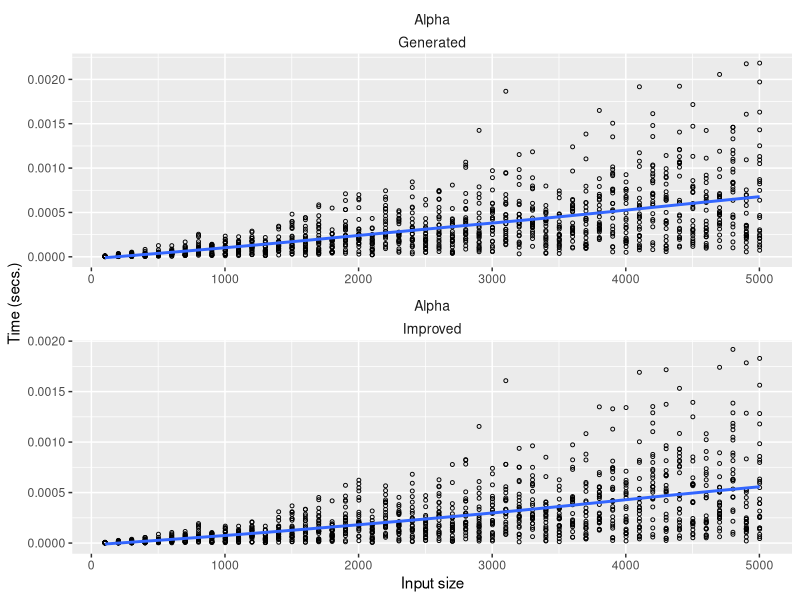
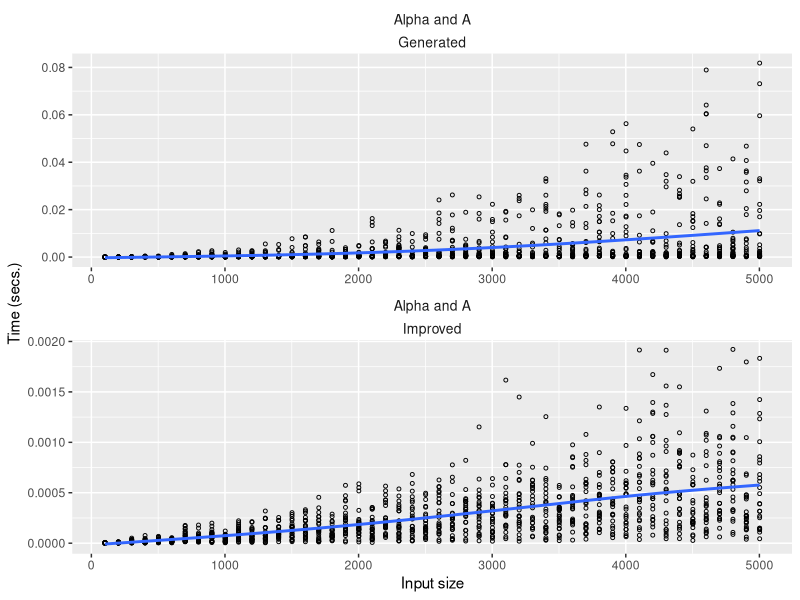
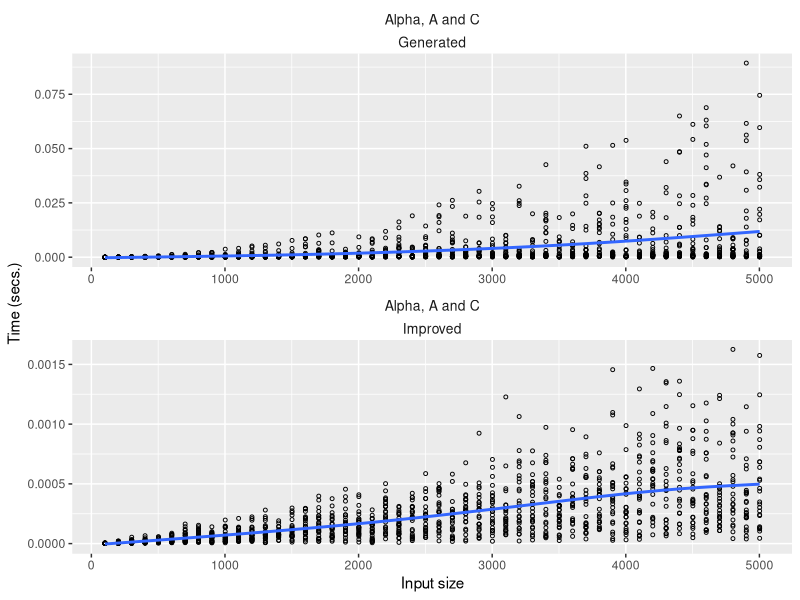
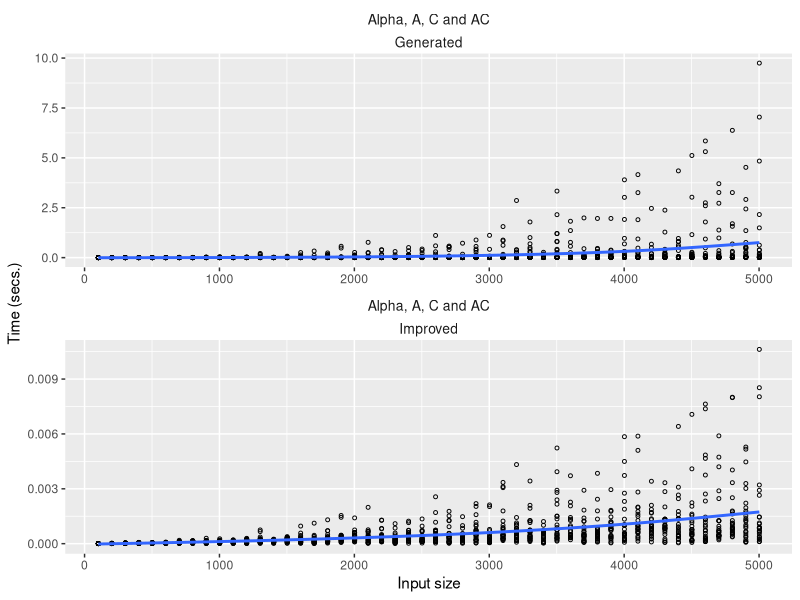

These figures' R source, in order:
library(ggplot2)
library(dplyr)

setwd('/home/wlr/Nominal-AC/Impl/Tests/test15')


experiments <- read.csv("results.csv")

alpha <- filter(experiments, set == "Alpha")
alpha_A <- filter(experiments, set == "Alpha and A")
alpha_A_C <- filter(experiments, set == "Alpha, A and C")
alpha_A_C_AC <- filter(experiments, set == "Alpha, A, C and AC")

point_style = geom_point(size = 1,  shape=21)
plot_theme = theme(strip.text.x = element_text(size=10, margin = margin(.1, 0, .1, 0, "cm")),
                   strip.text.y = element_text(size=10), 
                   strip.background = element_rect(colour="white", fill="#FFFFFF"))
plot_wrap = facet_wrap(set ~ algorithm, scales = "free", nrow = 6)
plot_stat = stat_smooth(method = "auto", se = FALSE)
x_label = xlab ("Input size")
y_label = ylab("Time (secs.)")


alpha_plot = ggplot(alpha, aes(x = size, y = time)) + point_style +
             plot_theme + plot_wrap + plot_stat + x_label + y_label
alpha_A_plot = ggplot(alpha_A, aes(x = size, y = time)) + point_style +
  plot_theme + plot_wrap + plot_stat + x_label + y_label
alpha_A_C_plot = ggplot(alpha_A_C, aes(x = size, y = time)) + point_style +
  plot_theme + plot_wrap + plot_stat + x_label + y_label
alpha_A_C_AC_plot = ggplot(alpha_A_C_AC, aes(x = size, y = time)) + point_style +
  plot_theme + plot_wrap + plot_stat + x_label + y_label

alpha_plot
alpha_A_plot
alpha_A_C_plot
alpha_A_C_AC_plot


